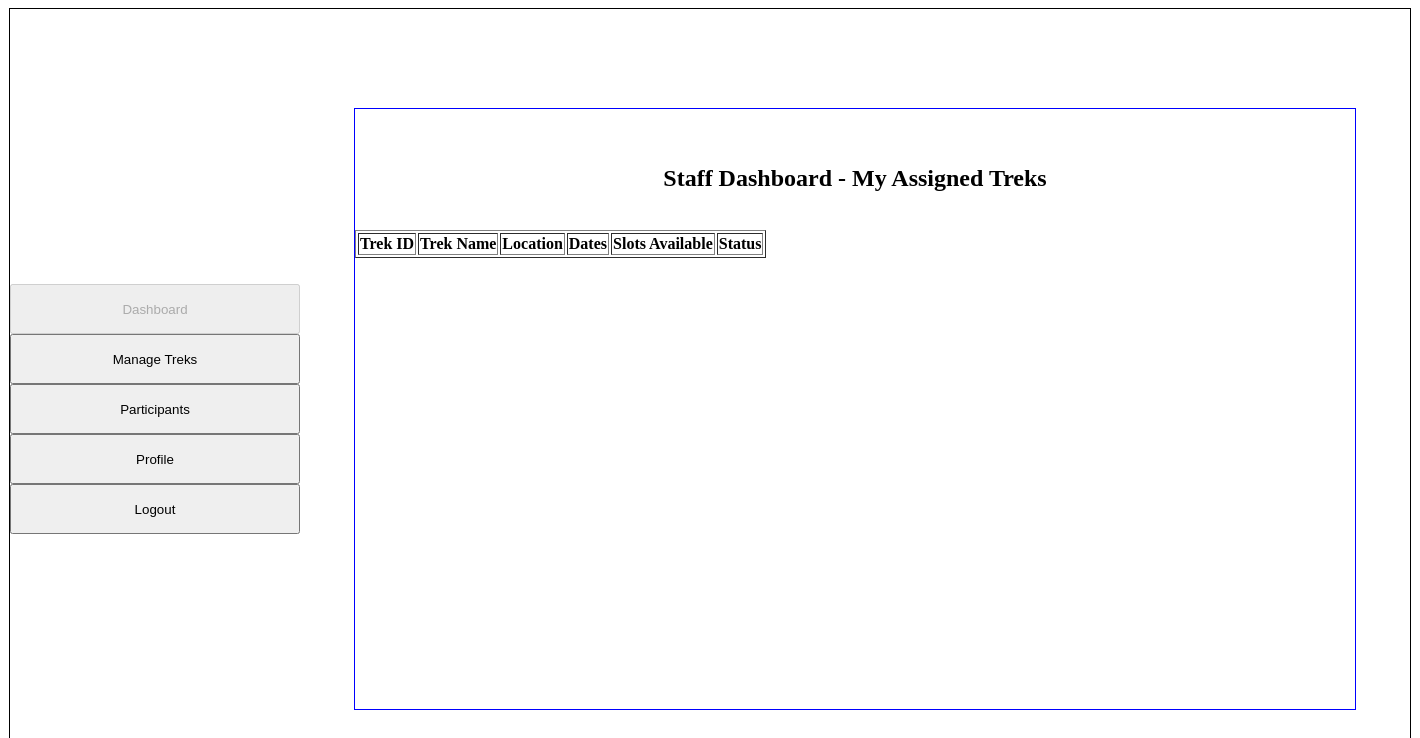
/staff_dashboard (signed in), run on an earlier commit of the app's database.
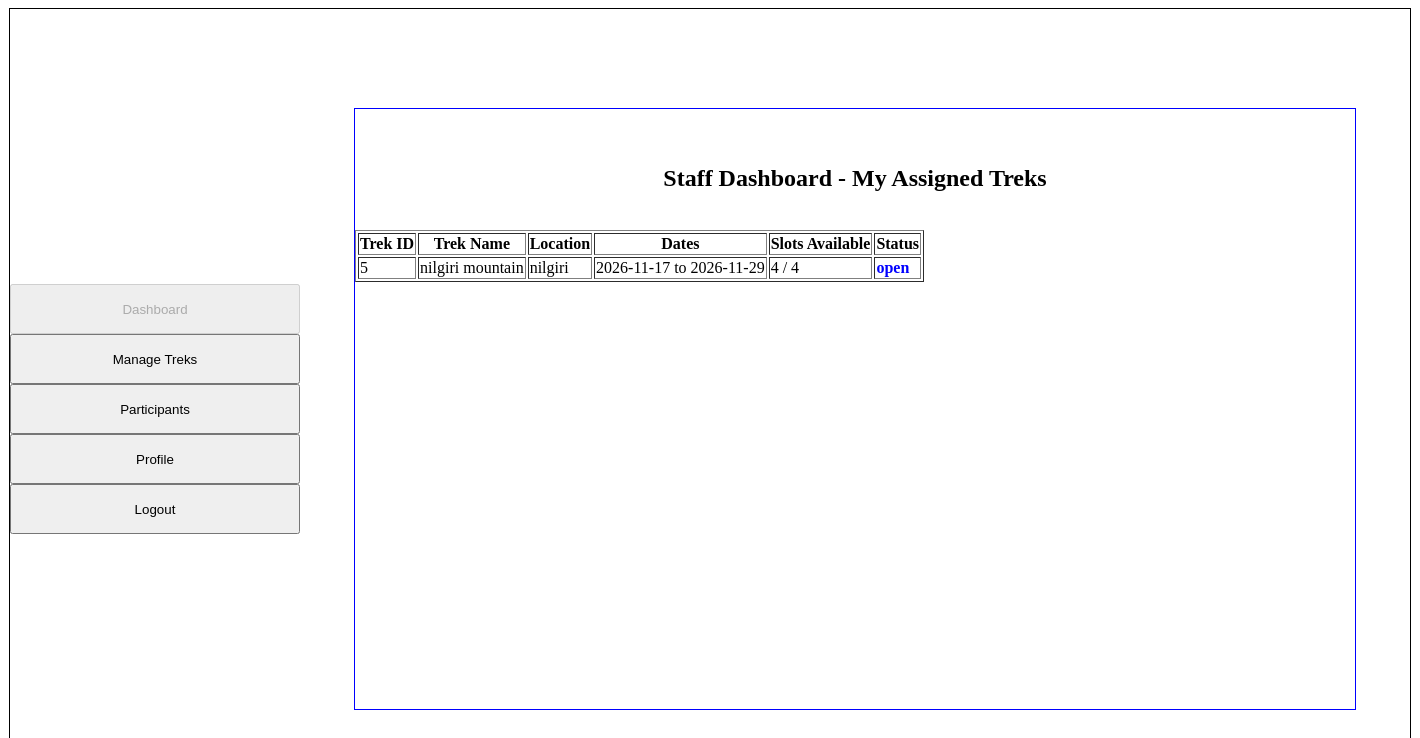
And on a later commit of the database.
### models.py (models this page shows)
class Trek(db.Model):
    __tablename__ = "treks"
    trek_id = db.Column(db.Integer, primary_key=True)
    trek_name = db.Column(db.String(200), nullable=False)
    location = db.Column(db.String(100), nullable=False)
    difficulty = db.Column(db.String(50), nullable=False)
    duration = db.Column(db.String(50), nullable=False)
    start_date = db.Column(db.Date, nullable=False)
    end_date = db.Column(db.Date, nullable=False)
    total_slots = db.Column(db.Integer, nullable=False)
    available_slots = db.Column(db.Integer, nullable=False)
    status = db.Column(db.String(20), nullable=False)
    description = db.Column(db.String(500), nullable=False)
    assigned_staff_id = db.Column(db.Integer, db.ForeignKey("users.user_id"), nullable=True)
    bookings = db.relationship("Booking", cascade="all,delete", backref="trek")

### app.py (the view)
@app.route('/staff_dashboard')
def staff():
    current_staff_id = session.get('user_id')
    my_assigned_treks = db.session.query(Trek).filter(Trek.assigned_staff_id == current_staff_id).all()
    return render_template("staff_dashboard.html", treks=my_assigned_treks)

### templates/staff_dashboard.html (shortened to what this page needs)
{% extends "base.html" %}
{% block sidebar %}
    <a href="/staff_dashboard"><input type="button" value="Dashboard" style="width: 290px; height: 50px; margin: 0 auto;" disabled></a><br>
    <a href="/staff_trek_manage"><input type="button" value="Manage Treks" style="width: 290px; height: 50px; margin: 0 auto;"></a><br>
    <a href="/participants"><input type="button" value="Participants" style="width: 290px; height: 50px; margin: 0 auto;"></a><br>
    <a href="/profile_staff"><input type="button" value="Profile" style="width: 290px; height: 50px; margin: 0 auto;"></a><br>
    <a href="/logout"><input type="button" value="Logout" style="width: 290px; height: 50px; margin: 0 auto;"></a>
{% endblock %}
{% block content %}
    <div class="admn-head" style="text-align: center;">
        <h2>Staff Dashboard - My Assigned Treks</h2>
    </div>
    <br>
    <table border="1px solid black" >
        <tr>
            <th>Trek ID</th>
            <th>Trek Name</th>
            <th>Location</th>
            <th>Dates</th>
            <th>Slots Available</th>
            <th>Status</th>
        </tr>
        {% for t in treks %}
        <tr>
            <td>{{ t.trek_id }}</td>
            <td>{{ t.trek_name }}</td>
            <td>{{ t.location }}</td>
            <td>{{ t.start_date }} to {{ t.end_date }}</td>
            <td>{{ t.available_slots }} / {{ t.total_slots }}</td>
            <td style="color: blue; font-weight: bold;">{{ t.status }}</td>
        </tr>
        {% endfor %}
    </table>
{% endblock %}

What changed in the data, as far as the page shows it:
added Trek: trek_id "5", trek_name "nilgiri mountain", location "nilgiri", start_date "2026-11-17", end_date "2026-11-29", available_slots "4", total_slots "4", status "open"
